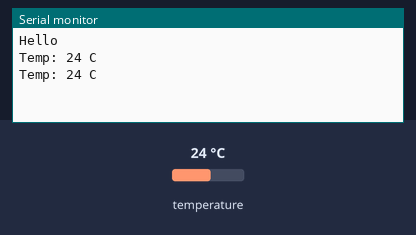
The program below on a simulated ATmega32, built with avr-gcc and emulated at 1 MHz. Parts: the last lines printed to the serial monitor. Wiring (inferred from the names in the program): LM75 temperature sensor at I2C address 0x4D. The test bench sets the inputs (shaded band); at power-on: temperature 24 °C.

Above: at 2.8 s.
2.9 s: temperature set to 12 °C
At 4.7 s:
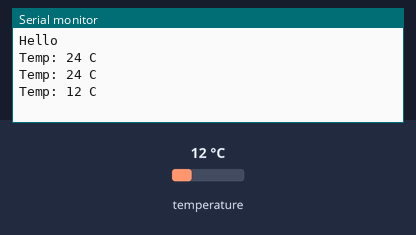
4.9 s: temperature set to 19 °C
At 6.1 s:
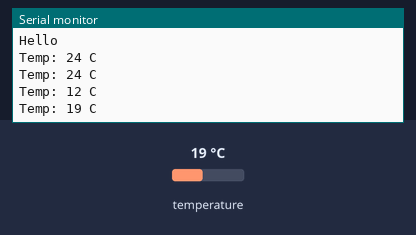
Timing chart, 0 to 7.9 s (numbered marks = the images above; inputs shaded):
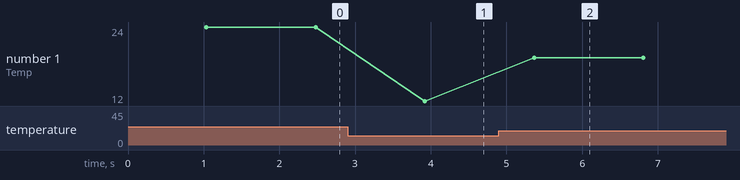

Measured:
- after the input at 2.9 s, the serial monitor: prints a new line after 1.0 s (image 1)
- after the input at 4.9 s, the serial monitor: prints a new line after 0.46 s (image 2)
- plotted number 1: 24 → 12 after the input at 2.9 s, 12 → 19 after the input at 4.9 s

The program:

main.c
```c
#include <avr/io.h>
#include <util/delay.h>
#include "UART.h"
#include "I2C.h"
#define F_CPU 1000000UL
#define TC74_W 0b10011010  // Write mode address
#define TC74_R 0b10011011  // Read mode address
#include <stdio.h>

int main(void) {
	UART_init();
	UART_sendString("Hello \r\n");
	_delay_ms(500);
	I2C_Init();


	_delay_ms(100);

	char buffer[20];


	while(1){
		// Set pointer to config register
		I2C_Start(TC74_W);
		I2C_Send(0x00);     // Register address 0x01 (cinfig register)


		I2C_Repeated_Start(TC74_R);

		uint8_t Temp = I2C_read_nack(); // Read temperature data with NACK

		I2C_Stop();
		_delay_ms(400);


		// Format temperature data and send over UART
		sprintf(buffer, "Temp: %d C\r\n", Temp);
		UART_sendString(buffer);

		_delay_ms(1000);

	}

	return 0;
}
```

I2C.c
```c
 #include "I2C.h"

void I2C_Init(void){
	TWBR = (uint8_t)((F_CPU/SCL - 16) / 2); // Set bit rate register
	TWCR = (1<<TWEN);
	TWSR = 0x00;

}

void I2C_Start(uint8_t address){
	TWCR = (1<<TWINT)|(1<<TWSTA)|(1<<TWEN);
	while (!(TWCR & (1<<TWINT)));
	uint8_t status = TWSR & 0xF8;
	if (status != 0x08) {
		return ; // Start condition not transmitted
	}
	TWDR = address;
	TWCR = (1 << TWINT) | (1 << TWEN);
	while (!(TWCR & (1 << TWINT)));
	status = TWSR & 0xF8;
	if (status != 0x18 && status != 0x40) {
		return ; // Address not acknowledged
	}
}

void I2C_Stop(void){
	TWCR = (1<<TWINT)|(1<<TWEN)|(1<<TWSTO);
	while (TWCR & (1<<TWSTO)); // Wait until stop condition is executed
}

void I2C_Send(uint8_t data){
	TWDR = data;
	TWCR = (1 << TWINT) | (1 << TWEN);
	while (!(TWCR & (1 << TWINT)));
	uint8_t status = TWSR & 0xF8;
	if (status != 0x28) {
		return ; // Data not acknowledged
	}
}

uint8_t I2C_read_ack(void) {
	TWCR = (1 << TWINT) | (1 << TWEN) | (1 << TWEA);  // ACK Enable
	while (!(TWCR & (1 << TWINT)));
	return TWDR;
}

uint8_t I2C_read_nack(void){
	TWCR = (1 << TWINT) | (1 << TWEN);  // NACK Enable
	while (!(TWCR & (1 << TWINT)));
	return TWDR;
}

void I2C_Repeated_Start(uint8_t address){
	TWCR = (1 << TWINT) | (1 << TWSTA) | (1 << TWEN);
	while (!(TWCR & (1 << TWINT)));
	uint8_t status = TWSR & 0xF8;
	if (status != 0x10) {
		return; // Repeated start condition not transmitted
	}
	TWDR = address;
	TWCR = (1 << TWINT) | (1 << TWEN);
	while (!(TWCR & (1 << TWINT)));
	status = TWSR & 0xF8;
	if (status != 0x18 && status != 0x40) {
		return; // Address not acknowledged
	}
}

//
// void I2C_Init()
// {
// 	TWBR = 0x02;
// 	TWCR = (1<<TWEN);
// 	TWSR = 0x00;
// 	TWAR = 0b00000010;
// }
//
// void I2C_Start()
// {
// 	TWCR = (1<<TWINT)|(1<<TWSTA)|(1<<TWEN);
// 	while(Bit_Is_Clear(TWCR,TWINT));
// }
//
// void I2C_Stop()
// {
// 	TWCR = (1<<TWINT)|(1<<TWSTO)|(1<<TWEN);
// }
//
// void I2C_Write(uint8_t data)
// {
// 	TWDR = data;
// 	TWCR = (1<<TWINT)|(1<<TWEN);
// 	while(Bit_Is_Clear(TWCR,TWINT));
// }
//
// uint8_t I2C_Read_ACK()
// {
// 	TWCR = (1<<TWINT)|(1<<TWEN)|(1<<TWEA);
// 	while(Bit_Is_Clear(TWCR,TWINT));
// 	return TWDR;
// }
//
// uint8_t I2C_Read_NO_ACK()
// {
// 	TWCR = (1<<TWINT)|(1<<TWEN);
// 	while(Bit_Is_Clear(TWCR,TWINT));
// 	return TWDR;
// }
//
// uint8_t I2C_Status()
// {
// 	uint8_t status;
// 	status = (TWSR & 0xF8);
// 	return status;
// }
```

I2C.h
```c
/*
 * I2C.h
 *
 * Created: 9/8/2024 9:44:57 PM
 *  Author: moham
 */


#ifndef I2C_H_
#define I2C_H_

#define SCL 100000UL
#include <avr/io.h>
#define F_CPU 1000000UL


#define Set_Bit(REG,BIT) (REG |= (1<<BIT))
#define Clear_Bit(REG,BIT) (REG &= (~(1<<BIT)))
#define Toggle_Bit(REG,BIT) (REG ^= (1<<BIT))
#define ROR(REG,NUM) (REG = ((REG >> NUM) | (REG << (8-NUM))))
#define ROL(REG,NUM) (REG = ((REG << NUM) | (REG >> (8-NUM))))
#define Bit_Is_Set(REG,BIT) (REG & (1<<BIT))
#define Bit_Is_Clear(REG,BIT) (!(REG & (1<<BIT)))

 void I2C_Init(void);
 void I2C_Start(uint8_t address);
 void I2C_Send(uint8_t data);
 void I2C_Stop(void);
 uint8_t I2C_read_ack(void);
 uint8_t I2C_read_nack(void);
 void I2C_Repeated_Start(uint8_t address);

//
//
// #define I2C_START         0x08
// #define I2C_REP_START     0x10
// #define I2C_MT_SLA_W_ACK  0x18
// #define I2C_MT_SLA_R_ACK  0x40
// #define I2C_MT_DATA_ACK   0x28
// #define I2C_MR_DATA_ACK   0x50
// #define I2C_MR_DATA_NACK  0x58
//
//
// void I2C_Init();
// void I2C_Start();
// void I2C_Stop();
// void I2C_Write(uint8_t data);
// uint8_t I2C_Read_ACK();
// uint8_t I2C_Read_NO_ACK();
// uint8_t I2C_Status();
#endif /* I2C_H_ */
```

UART.c
```c
/*
 * UART.c
 *
 * Created: 9/8/2024 9:36:15 PM
 *  Author: moham
 */

#include "UART.h"

// Initialize UART
void UART_init(void) {
	// Set baud rate
	UBRRH = (BAUD_PRESCALE >> 8);    // High byte
	UBRRL = BAUD_PRESCALE;           // Low byte

	UCSRB = (1 << RXEN) | (1 << TXEN); // Enable receiver and transmitter
	UCSRC = (1 << URSEL) | (1 << UCSZ1) | (1 << UCSZ0); // 8-bit data, no parity, 1 stop bit
}

// Send data through UART
void UART_send(char data) {
	while (!(UCSRA & (1 << UDRE)));  // Wait for the buffer to be empty
	UDR = data;                      // Load data into the buffer
}

// Send a string through UART
void UART_sendString(const char *str) {
	while (*str) {
		UART_send(*str++);
	}
}
```

UART.h
```c
/*
 * UART1.h
 *
 * Created: 9/8/2024 9:36:40 PM
 *  Author: moham
 */


#ifndef UART_H_
#define UART_H_
#include <avr/io.h>
#define F_CPU 1000000UL

// Define baud rate
#define BAUD 4800
#define BAUD_PRESCALE (((F_CPU / (BAUD * 16UL))) - 1)
void UART_init(void);
void UART_send(char data);
void UART_sendString(const char *str);


#endif /* UART1_H_ */
```
